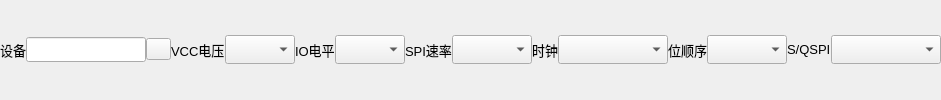
    <widget class="QWidget" name="spi_config_widget" native="true">
     <layout class="QGridLayout" name="layout_spi_config">
      <property name="leftMargin">
       <number>0</number>
      </property>
      <property name="topMargin">
       <number>0</number>
      </property>
      <property name="rightMargin">
       <number>0</number>
      </property>
      <property name="bottomMargin">
       <number>0</number>
      </property>
      <property name="spacing">
       <number>0</number>
      </property>
      <item row="0" column="9">
       <widget class="QLabel" name="label_clk">
        <property name="minimumSize">
         <size>
          <width>0</width>
          <height>0</height>
         </size>
        </property>
        <property name="maximumSize">
         <size>
          <width>30</width>
          <height>25</height>
         </size>
        </property>
        <property name="font">
         <font>
          <pointsize>10</pointsize>
         </font>
        </property>
        <property name="text">
         <string>时钟</string>
        </property>
       </widget>
      </item>
      <item row="0" column="11">
       <widget class="QLabel" name="label_bit">
        <property name="minimumSize">
         <size>
          <width>0</width>
          <height>0</height>
         </size>
        </property>
        <property name="maximumSize">
         <size>
          <width>45</width>
          <height>25</height>
         </size>
        </property>
        <property name="font">
         <font>
          <pointsize>10</pointsize>
         </font>
        </property>
        <property name="text">
         <string>位顺序</string>
        </property>
       </widget>
      </item>
      <item row="0" column="10">
       <widget class="QComboBox" name="combo_box_clk">
        <property name="minimumSize">
         <size>
          <width>110</width>
          <height>29</height>
         </size>
        </property>
        <property name="maximumSize">
         <size>
          <width>110</width>
          <height>16777215</height>
         </size>
        </property>
        <property name="font">
         <font>
          <pointsize>10</pointsize>
         </font>
        </property>
       </widget>
      </item>
      <item row="0" column="5">
       <widget class="QLabel" name="label_io">
        <property name="minimumSize">
         <size>
          <width>0</width>
          <height>0</height>
         </size>
        </property>
        <property name="maximumSize">
         <size>
          <width>45</width>
          <height>25</height>
         </size>
        </property>
        <property name="font">
         <font>
          <pointsize>10</pointsize>
         </font>
        </property>
        <property name="text">
         <string>IO电平</string>
        </property>
       </widget>
      </item>
      <item row="0" column="0">
       <widget class="QLabel" name="label_decive">
        <property name="minimumSize">
         <size>
          <width>0</width>
          <height>0</height>
         </size>
        </property>
        <property name="maximumSize">
         <size>
          <width>35</width>
          <height>25</height>
         </size>
        </property>
        <property name="font">
         <font>
          <pointsize>10</pointsize>
         </font>
        </property>
        <property name="text">
         <string>设备</string>
        </property>
       </widget>
      </item>
      <item row="0" column="3">
       <widget class="QLabel" name="label_vcc">
        <property name="minimumSize">
         <size>
          <width>0</width>
          <height>0</height>
         </size>
        </property>
        <property name="maximumSize">
         <size>
          <width>60</width>
          <height>25</height>
         </size>
        </property>
        <property name="font">
         <font>
          <pointsize>10</pointsize>
         </font>
        </property>
        <property name="text">
         <string>VCC电压</string>
        </property>
       </widget>
      </item>
      <item row="0" column="7">
       <widget class="QLabel" name="label_speed">
        <property name="minimumSize">
         <size>
          <width>0</width>
          <height>0</height>
         </size>
        </property>
        <property name="maximumSize">
         <size>
          <width>50</width>
          <height>25</height>
         </size>
        </property>
        <property name="font">
         <font>
          <pointsize>10</pointsize>
         </font>
        </property>
        <property name="text">
         <string>SPI速率</string>
        </property>
       </widget>
      </item>
      <item row="0" column="13">
       <widget class="QLabel" name="label_s_or_q">
        <property name="minimumSize">
         <size>
          <width>0</width>
          <height>0</height>
         </size>
        </property>
        <property name="maximumSize">
         <size>
          <width>50</width>
          <height>25</height>
         </size>
        </property>
        <property name="font">
         <font>
          <pointsize>10</pointsize>
         </font>
        </property>
        <property name="text">
         <string>S/QSPI</string>
        </property>
       </widget>
      </item>
      <item row="0" column="1">
       <widget class="QLineEdit" name="line_device">
        <property name="minimumSize">
         <size>
          <width>120</width>
          <height>25</height>
         </size>
        </property>
        <property name="maximumSize">
         <size>
          <width>120</width>
          <height>25</height>
         </size>
        </property>
        <property name="font">
         <font>
          <pointsize>10</pointsize>
         </font>
        </property>
        <property name="readOnly">
         <bool>true</bool>
        </property>
       </widget>
      </item>
      <item row="0" column="12">
       <widget class="QComboBox" name="combo_box_bit">
        <property name="minimumSize">
         <size>
          <width>80</width>
          <height>29</height>
         </size>
        </property>
        <property name="maximumSize">
         <size>
          <width>80</width>
          <height>16777215</height>
         </size>
        </property>
        <property name="font">
         <font>
          <pointsize>10</pointsize>
         </font>
        </property>
       </widget>
      </item>
      <item row="0" column="4">
       <widget class="QComboBox" name="combo_box_vcc">
        <property name="minimumSize">
         <size>
          <width>70</width>
          <height>29</height>
         </size>
        </property>
        <property name="maximumSize">
         <size>
          <width>70</width>
          <height>16777215</height>
         </size>
        </property>
        <property name="font">
         <font>
          <pointsize>10</pointsize>
         </font>
        </property>
       </widget>
      </item>
      <item row="0" column="6">
       <widget class="QComboBox" name="combo_box_io">
        <property name="minimumSize">
         <size>
          <width>70</width>
          <height>29</height>
         </size>
        </property>
        <property name="maximumSize">
         <size>
          <width>70</width>
          <height>16777215</height>
         </size>
        </property>
        <property name="font">
         <font>
          <pointsize>10</pointsize>
         </font>
        </property>
       </widget>
      </item>
      <item row="0" column="8">
       <widget class="QComboBox" name="combo_box_speed">
        <property name="minimumSize">
         <size>
          <width>80</width>
          <height>29</height>
         </size>
        </property>
        <property name="maximumSize">
         <size>
          <width>85</width>
          <height>16777215</height>
         </size>
        </property>
        <property name="font">
         <font>
          <pointsize>10</pointsize>
         </font>
        </property>
       </widget>
      </item>
      <item row="0" column="14">
       <widget class="QComboBox" name="combo_box_s_or_q">
        <property name="minimumSize">
         <size>
          <width>110</width>
          <height>29</height>
         </size>
        </property>
        <property name="maximumSize">
         <size>
          <width>110</width>
          <height>16777215</height>
         </size>
        </property>
        <property name="font">
         <font>
          <pointsize>10</pointsize>
         </font>
        </property>
       </widget>
      </item>
      <item row="0" column="2">
       <widget class="QPushButton" name="button_refresh">
        <property name="maximumSize">
         <size>
          <width>25</width>
          <height>16777215</height>
         </size>
        </property>
        <property name="text">
         <string/>
        </property>
        <property name="icon">
         <iconset theme="QIcon::ThemeIcon::MediaPlaylistRepeat"/>
        </property>
        <property name="iconSize">
         <size>
          <width>13</width>
          <height>13</height>
         </size>
        </property>
       </widget>
      </item>
     </layout>
    </widget>
